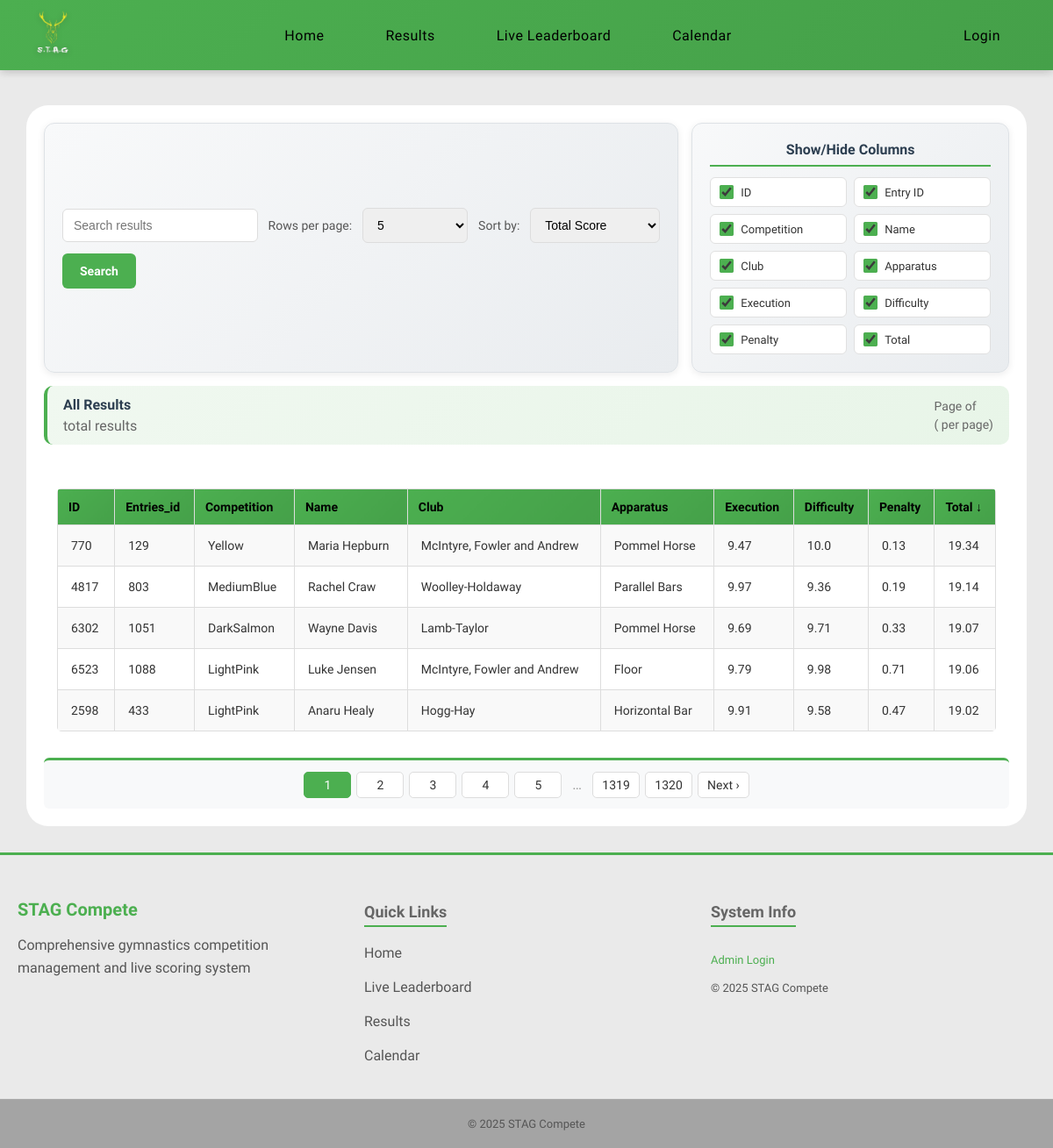
The app's page /results with its own data.
### models.py (models this page shows, shortened)
class Scores(db.Model):
    __tablename__ = 'scores'
    id = db.Column(
        db.Integer, primary_key=True
    )
    entry_id = db.Column(
        db.Integer, db.ForeignKey('entries.id'), nullable=False
    )
    apparatus_id = db.Column(
        db.Integer, db.ForeignKey('apparatus.id'), nullable=False
    )
    e_score = db.Column(
        db.Float, nullable=False
    )
    d_score = db.Column(
        db.Float, nullable=False
    )
    penalty = db.Column(
        db.Float, nullable=False
    )
    total = db.Column(
        db.Float, nullable=False
    )
    judge_scores = db.relationship(
        'JudgeScores', backref='final_score', lazy=True
    )

class Competitions(db.Model):
    __tablename__ = 'competitions'
    id = db.Column(
        db.Integer, primary_key=True
    )
    season_id = db.Column(
        db.Integer, db.ForeignKey('seasons.id'), nullable=False
    )
    name = db.Column(
        db.String(50), nullable=False
    )
    address = db.Column(
        db.String(100), nullable=False
    )
    competition_date = db.Column(
        db.Date, nullable=True
    )
    status = db.Column(
        db.String(20), nullable=False, default='draft'
    )  # Options: 'draft', 'live', 'ended'
    started_at = db.Column(
        db.DateTime, nullable=True
    )
    ended_at = db.Column(
        db.DateTime, nullable=True
    )
    entries = db.relationship(
        'Entries', backref='competitions'
    )
    season = db.relationship(
        'Seasons', backref='competitions'
    )

class Gymnasts(db.Model):
    __tablename__ = 'gymnasts'
    id = db.Column(
        db.Integer, primary_key=True
    )
    club_id = db.Column(
        db.Integer, db.ForeignKey('clubs.id'), nullable=False
    )
    name = db.Column(
        db.String(50), nullable=False
    )
    level = db.Column(
        db.String(50), nullable=False
    )
    entries = db.relationship(
        'Entries', backref='gymnasts',
    )

class Clubs(db.Model):
    __tablename__ = 'clubs'
    id = db.Column(
        db.Integer, primary_key=True
        )
    name = db.Column(
        db.String(50), nullable=False
    )
    gymnasts = db.relationship(
        'Gymnasts', backref='clubs'
    )

class Apparatus(db.Model):
    __tablename__ = 'apparatus'
    id = db.Column(
        db.Integer, primary_key=True
    )
    name = db.Column(
        db.String(50), nullable=False, unique=True
    )
    scores = db.relationship(
        'Scores', backref='apparatus'
    )

### routes.py (the view, shortened to what this page needs)
@main.route('/results')
def results():
    form = forms.ResultsSearchForm(request.args, meta={'csrf': False})
    search_query = form.search.data or ''
    pagination_options = [
        (5, '5'), (10, '10'), (20, '20'), (50, '50'),
        (100, '100'), (1000, '1000'), (-1, 'All'),
    ]
    sort_options = [
        ('total', 'Total Score'),
        ('e_score', 'Execution Score'),
        ('d_score', 'Difficulty Score'),
        ('penalty', 'Penalty'),
        ('gymnast_name', 'Gymnast Name'),
        ('club_name', 'Club Name'),
        ('competition_name', 'Competition'),
        ('apparatus_name', 'Apparatus'),
        ('level', 'Level'),
        ('id', 'Gymnast ID'),
        ('entry_id', 'Entry ID'),
    ]
    form.per_page.choices = pagination_options
    form.sort_by.choices = sort_options
    per_page = form.per_page.data if form.per_page.data is not None else 5
    sort_by = form.sort_by.data or 'total'
    sort_order = form.sort_order.data or request.args.get('sort_order', 'desc')
    query = (
        models.Scores.query
        .join(models.Entries, models.Scores.entry_id == models.Entries.id)
        .join(models.Gymnasts, models.Entries.gymnast_id == models.Gymnasts.id)
        .join(models.Clubs, models.Gymnasts.club_id == models.Clubs.id)
        .join(
            models.Competitions,
            models.Entries.competition_id == models.Competitions.id
        )
        .join(
            models.Apparatus,
            models.Scores.apparatus_id == models.Apparatus.id
        )
        .options(
            db.joinedload(models.Scores.entry)
              .joinedload(models.Entries.gymnasts)
              .joinedload(models.Gymnasts.clubs),
            db.joinedload(models.Scores.entry)
              .joinedload(models.Entries.competitions),
            db.joinedload(models.Scores.apparatus),
        )
    )
    total_expr = (
        models.Scores.e_score + models.Scores.d_score - models.Scores.penalty
    )
    sort_map = {
        'total': total_expr,
        'e_score': models.Scores.e_score,
        'd_score': models.Scores.d_score,
        'penalty': models.Scores.penalty,
        'gymnast_name': models.Gymnasts.name,
        'club_name': models.Clubs.name,
        'competition_name': models.Competitions.name,
        'apparatus_name': models.Apparatus.name,
        'level': models.Gymnasts.level,
        'id': models.Gymnasts.id,
        'entry_id': models.Entries.id,
    }
    sort_col = sort_map.get(sort_by, total_expr)
    query = query.order_by(
        db.desc(sort_col) if sort_order == 'desc' else db.asc(sort_col)
    )
    if per_page == -1:  # show all
        results = query.all()
        pagination = None
    else:
        page = request.args.get('page', 1, type=int)
        try:
            pagination = query.paginate(
                page=page,
                per_page=per_page,
                error_out=False
            )
        except AttributeError:
            pagination = db.paginate(
                query,
                page=page,
                per_page=per_page,
                error_out=False
            )
        results = pagination.items
    print('DEBUG total rows:', query.count())
    return render_template(
        'results.html',
        search_query=search_query,
        current_sort_by=sort_by,
        current_sort_order=sort_order,
        per_page=per_page,
        form=form,
        results=results,
        pagination=pagination,
        pagination_options=pagination_options,
        sort_options=sort_options,
    )

### templates/results.html (shortened to what this page needs)
{% extends 'layout.html' %}
{% block content %}
<div class="content">
    <div class="top-controls">
        <div class="search-controls">
            <form method="GET" action="{{ url_for('main.results') }}" id="searchForm">
                {{ form.search(id='search', placeholder='Search results', autocomplete='off') }}
                <label for="per_page">Rows per page:</label>
                {{ form.per_page(id='per_page', onchange="document.getElementById('searchForm').submit();") }}
                <label for="sort_by">Sort by:</label>
                {{ form.sort_by(id='sort_by', onchange="document.getElementById('searchForm').submit();") }}
                {{ form.submit() }}
            </form>
        </div>
        <div class="column_controls">
            <div class="controls-grid">
                <label><input type="checkbox" class="column-toggle" data-column="id" checked> ID</label>
                <label><input type="checkbox" class="column-toggle" data-column="entry" checked> Entry ID</label>
                <label><input type="checkbox" class="column-toggle" data-column="competition" checked>
                    Competition</label>
                <label><input type="checkbox" class="column-toggle" data-column="name" checked> Name</label>
                <label><input type="checkbox" class="column-toggle" data-column="club" checked> Club</label>
                <label><input type="checkbox" class="column-toggle" data-column="apparatus" checked> Apparatus</label>
                <label><input type="checkbox" class="column-toggle" data-column="execution" checked> Execution</label>
                <label><input type="checkbox" class="column-toggle" data-column="difficulty" checked> Difficulty</label>
                <label><input type="checkbox" class="column-toggle" data-column="penalty" checked> Penalty</label>
                <label><input type="checkbox" class="column-toggle" data-column="total" checked> Total</label>
            </div>
        </div>
    </div>
    <div class="results-header">
        <div class="results-info-left">
            {% if search_query %}
            <p style="margin: 0; font-weight: 600; color: #2c3e50;">Search results for: "<strong>{{ search_query
                    }}</strong>"</p>
            <p style="margin: 5px 0 0 0; color: #666;">{{ results.total }} result(s) found</p>
            {% else %}
            <p style="margin: 0; font-weight: 600; color: #2c3e50;">All Results</p>
            <p style="margin: 5px 0 0 0; color: #666;">{{ results.total }} total results</p>
            {% endif %}
        </div>
        <div class="results-info-right">
            <p style="margin: 0;">Page {{ results.page }} of {{ results.pages }}</p>
            <p style="margin: 5px 0 0 0;">({{ results.per_page }} per page)</p>
        </div>
    </div>
    <div class="table-section">
        <div class="tables">
            <table id="resultsTable">
                <tr>
                    <th class="headerhover col-id">
                        <a href="{{ url_for('main.results', search=search_query, per_page=per_page, sort_by='id', sort_order='asc' if current_sort_by != 'id' or current_sort_order == 'desc' else 'desc') }}"
                            style="color: inherit; text-decoration: none;">
                            ID
                        </a>
                    </th>
                    <th class="headerhover col-entry">
                        <a href="{{ url_for('main.results', search=search_query, per_page=per_page, sort_by='entry_id', sort_order='asc' if current_sort_by != 'entry_id' or current_sort_order == 'desc' else 'desc') }}"
                            style="color: inherit; text-decoration: none;">
                            Entries_id
                        </a>
                    </th>
                    <th class="headerhover col-competition">
                        <a href="{{ url_for('main.results', search=search_query, per_page=per_page, sort_by='competition_name', sort_order='asc' if current_sort_by != 'competition_name' or current_sort_order == 'desc' else 'desc') }}"
                            style="color: inherit; text-decoration: none;">
                            Competition
                        </a>
                    </th>
                    <th class="headerhover col-name">
                        <a href="{{ url_for('main.results', search=search_query, per_page=per_page, sort_by='gymnast_name', sort_order='asc' if current_sort_by != 'gymnast_name' or current_sort_order == 'desc' else 'desc') }}"
                            style="color: inherit; text-decoration: none;">
                            Name
                        </a>
                    </th>
                    <th class="headerhover col-club">
                        <a href="{{ url_for('main.results', search=search_query, per_page=per_page, sort_by='club_name', sort_order='asc' if current_sort_by != 'club_name' or current_sort_order == 'desc' else 'desc') }}"
                            style="color: inherit; text-decoration: none;">
                            Club
                        </a>
                    </th>
                    <th class="headerhover col-apparatus">
                        <a href="{{ url_for('main.results', search=search_query, per_page=per_page, sort_by='apparatus_name', sort_order='asc' if current_sort_by != 'apparatus_name' or current_sort_order == 'desc' else 'desc') }}"
                            style="color: inherit; text-decoration: none;">
                            Apparatus
                        </a>
                    </th>
                    <th class="headerhover col-execution">
                        <a href="{{ url_for('main.results', search=search_query, per_page=per_page, sort_by='e_score', sort_order='desc' if current_sort_by != 'e_score' or current_sort_order == 'asc' else 'asc') }}"
                            style="color: inherit; text-decoration: none;">
                            Execution
                        </a>
                    </th>
                    <th class="headerhover col-difficulty">
                        <a href="{{ url_for('main.results', search=search_query, per_page=per_page, sort_by='d_score', sort_order='desc' if current_sort_by != 'd_score' or current_sort_order == 'asc' else 'asc') }}"
                            style="color: inherit; text-decoration: none;">
                            Difficulty
                        </a>
                    </th>
                    <th class="headerhover col-penalty">
                        <a href="{{ url_for('main.results', search=search_query, per_page=per_page, sort_by='penalty', sort_order='asc' if current_sort_by != 'penalty' or current_sort_order == 'desc' else 'desc') }}"
                            style="color: inherit; text-decoration: none;">
                            Penalty
                        </a>
                    </th>
                    <th class="headerhover col-total">
                        <a href="{{ url_for('main.results', search=search_query, per_page=per_page, sort_by='total', sort_order='desc' if current_sort_by != 'total' or current_sort_order == 'asc' else 'asc') }}"
                            style="color: inherit; text-decoration: none;">
                            Total
                            {% if current_sort_by == 'total' %}
                            {{ '↑' if current_sort_order == 'asc' else '↓' }}
                            {% endif %}
                        </a>
                    </th>
                </tr>
                {% for row in results %}
                <tr>
                    <td class="col-id">{{ row.id }}</td>
                    <td class="col-entry">{{ row.entry_id }}</td>
                    <td class="col-competition">{{ row.entry.competitions.name }}</td>
                    <td class="col-name">{{ row.entry.gymnasts.name }}</td>
                    <td class="col-club">{{ row.entry.gymnasts.clubs.name }}</td>
                    <td class="col-apparatus">{{ row.apparatus.name }}</td>
                    <td class="col-execution">{{ row.e_score }}</td>
                    <td class="col-difficulty">{{ row.d_score }}</td>
                    <td class="col-penalty">{{ row.penalty }}</td>
                    <td class="col-total">{{ row.total }}</td>
                </tr>
                {% endfor %}
            </table>
        </div>
        {% if pagination %}
        <div class="pagination">
            {% for num in pagination.iter_pages() %}
            {% if num %}
            <a href="{{ url_for('main.results',
                                page=num,
                                per_page=per_page,
                                search=search_query,
                                sort_by=current_sort_by,
                                sort_order=current_sort_order) }}" {% if num==pagination.page %}
                style="background-color:#4CAF50;color:white;border-color:#4CAF50;" {% endif %}>
                {{ num }}
            </a>
            {% else %}
            <span style="padding:6px;color:#999;">…</span>
            {% endif %}
            {% endfor %}
            {% if pagination.has_next %}
            <a href="{{ url_for('main.results',
                        page=pagination.next_num,
                        per_page=per_page,
                        search=search_query,
                        sort_by=current_sort_by,
                        sort_order=current_sort_order) }}">
                Next ›
            </a>
            {% endif %}
        </div>
        {% endif %}
    </div>
</div>
{% endblock %}

### records on screen
Scores: id "770", entry_id "129", entry.competitions.name "Yellow", entry.gymnasts.name "Maria Hepburn", entry.gymnasts.clubs.name "McIntyre, Fowler and Andrew", apparatus.name "Pommel Horse", e_score "9.47", d_score "10.0", penalty "0.13", total "19.34"
Competitions: entry.competitions.name "MediumBlue"
Gymnasts: entry.gymnasts.name "Rachel Craw"
Clubs: entry.gymnasts.clubs.name "Woolley-Holdaway"
Apparatus: apparatus.name "Parallel Bars"
Competitions: entry.competitions.name "DarkSalmon"
Gymnasts: entry.gymnasts.name "Wayne Davis"
Clubs: entry.gymnasts.clubs.name "Lamb-Taylor"
Apparatus: apparatus.name "Pommel Horse"
Competitions: entry.competitions.name "LightPink"
Gymnasts: entry.gymnasts.name "Luke Jensen"
Clubs: entry.gymnasts.clubs.name "McIntyre, Fowler and Andrew"
Apparatus: apparatus.name "Floor"
Scores: id "2598", entry_id "433", entry.competitions.name "LightPink", entry.gymnasts.name "Anaru Healy", entry.gymnasts.clubs.name "Hogg-Hay", apparatus.name "Horizontal Bar", e_score "9.91", d_score "9.58", penalty "0.47", total "19.02"

### other values on screen
{{ '↑' if current_sort_order == 'asc' else '↓' }} "↓"
{{ row.id }} "4817" "6302" "6523"
{{ row.entry_id }} "803" "1051" "1088"
{{ row.e_score }} "9.97" "9.69" "9.79"
{{ row.d_score }} "9.36" "9.71" "9.98"
{{ row.penalty }} "0.19" "0.33" "0.71"
{{ row.total }} "19.14" "19.07" "19.06"
{{ num }} "1" "2" "3" "4" "5" "1319" "1320"
